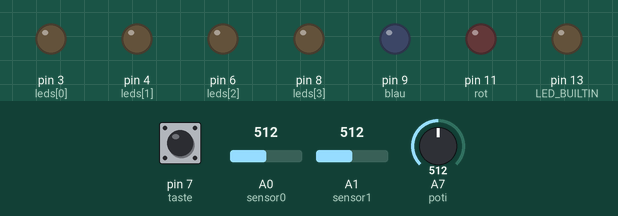
A sketch run on a simulated Arduino Nano, built with avr-gcc and run on an emulated ATmega328P. On the bench: output pins drawn as LEDs (lit = HIGH). Dashed ring = blinking. The inputs (shaded band) are chosen by the test bench; at power-on: pin 7 (taste) LOW, A7 (poti) = 512, A0 (sensor0) = 512, A1 (sensor1) = 512.

Above: at 1.2 s.
1.3 s: pin 7 (taste) pulled HIGH for 0.15 s
At 1.8 s:
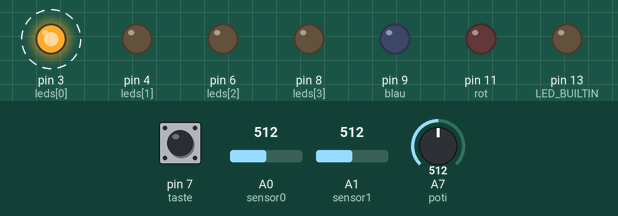
4.3 s: A7 (poti) set to 0
At 5.4 s:
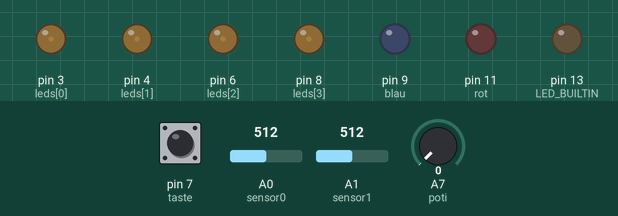
6.0 s: A0 (sensor0) set to 484
At 6.8 s:
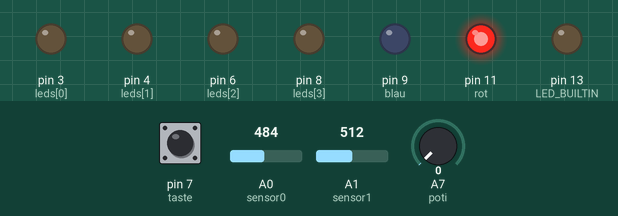
7.8 s: A1 (sensor1) set to 489
At 8.62 s:
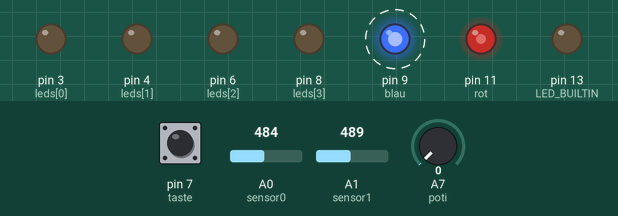
10.8 s: A7 (poti) set to 122
At 11.01 s:
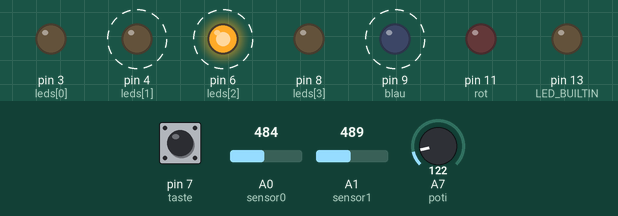
13.8 s: A7 (poti) set to 0
At 15.25 s:
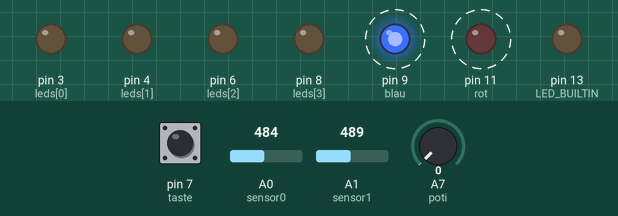
Timing chart, 0 to 17.8 s (numbered marks = the images above; inputs shaded):
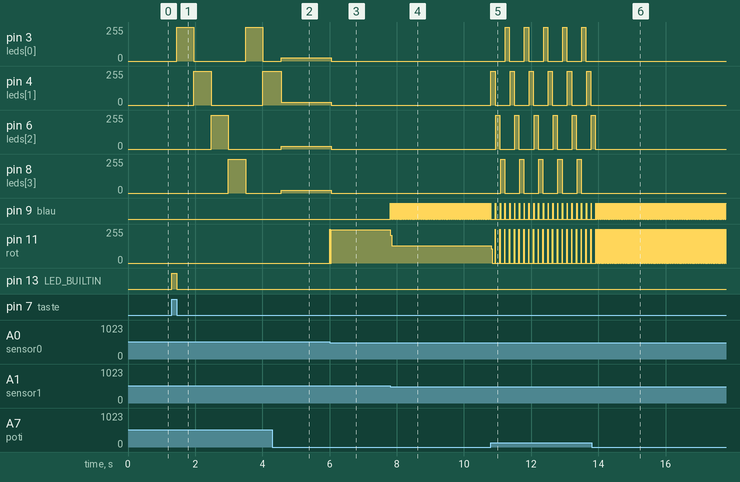

The sketch:

21sensor.ino
```cpp
//21sensor
//Franzis Adventskalender für Arduino

int leds[] = {3, 4, 6, 8};
int rot = 11;
int blau = 9;
int taste = 7;
int poti = A7;
int sensor0 = A0;
int sensor1 = A1;
int n = 4;
int s = 500;
int z = 10;
bool r = false;

void setup() {
  pinMode(LED_BUILTIN, OUTPUT);
  pinMode(rot, OUTPUT);
  pinMode(blau, OUTPUT);
  pinMode(taste, INPUT);
  for(int i = 0; i < n; i++) {
    pinMode(leds[i], OUTPUT);
  }
}

void loop() {
  if(digitalRead(taste) == HIGH) {
    while(digitalRead(taste) == HIGH) {
      digitalWrite(LED_BUILTIN, HIGH);
    }
    digitalWrite(LED_BUILTIN, LOW);
    r = !r;
  }
  if(r) {
    for(int i = 0; i < n; i++) {
      digitalWrite(leds[i], HIGH);
      delay(analogRead(poti));
      digitalWrite(leds[i], LOW);
      if(analogRead(sensor0) < s) {
        digitalWrite(rot, HIGH);
        delay(z);
        digitalWrite(rot, LOW);
      }
      if(analogRead(sensor1) < s) {
        digitalWrite(blau, HIGH);
        delay(z);
        digitalWrite(blau, LOW);
      }
    }
  }
  else {
    for(int i = 0; i < n; i++) {
      digitalWrite(leds[i], LOW);
    }
  }
}
```

Measured:
- the behaviour switches between 500 and 499 on A0 (sensor0) (found by bisection; images 2 and 3)
- the behaviour switches between 500 and 499 on A1 (sensor1) (found by bisection; images 3 and 4)
- after the input at 1.3 s, pin 3 (leds[0]): alternates 255/255 for 0.51 s and 0/255 for 1.5 s, starting after 0.15 s; pin 4 (leds[1]): 0/255 → 255/255 after 0.66 s, → 0/255 0.51 s later, → 255/255 1.5 s later
- after the input at 4.3 s, pin 3 (leds[0]): 0/255 → 23/255 after 0.27 s; pin 4 (leds[1]): 255/255 → 21/255 after 0.27 s
- after the input at 6.0 s, pin 3 (leds[0]): 23/255 → 0/255 after 0.05 s; pin 4 (leds[1]): 21/255 → 0/255 after 0.05 s; pin 6 (leds[2]), pin 8 (leds[3]): 22/255 → 0/255 after 0.05 s; pin 11 (rot): 0/255 → 248/255 at once
- after the input at 7.8 s, pin 9 (blau): alternates HIGH for 0.01 s and LOW for 0.01 s, starting at once; pin 11 (rot): 248/255 → 128/255 at once
- after the input at 10.8 s, pin 3 (leds[0]): alternates 255/255 for 0.12 s and 0/255 for 0.45 s, starting after 0.43 s; pin 4 (leds[1]): alternates 255/255 for 0.12 s and 0/255 for 0.45 s, starting at once
- after the input at 13.8 s, pin 3 (leds[0]), pin 4 (leds[1]), pin 8 (leds[3]): stops changing and stays 0/255; pin 6 (leds[2]): goes on until 13.9 s, then stays 0/255; pin 9 (blau): alternates HIGH for 0.01 s and LOW for 0.01 s, starting after 0.15 s; pin 11 (rot): alternates 255/255 for 0.01 s and 0/255 for 0.01 s, starting after 0.14 s
